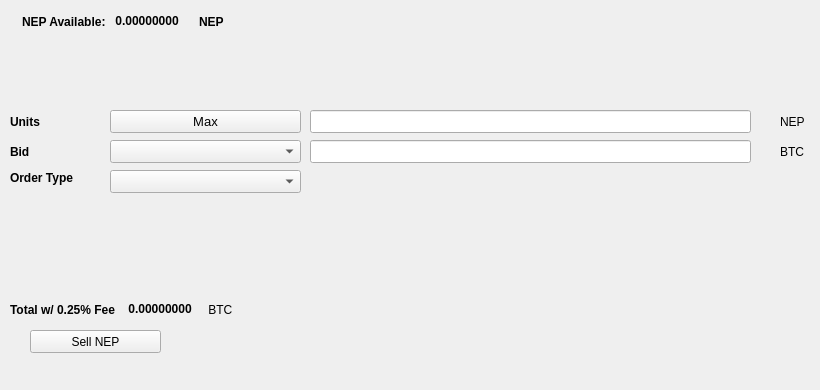
   <widget class="QWidget" name="SellTab">
    <attribute name="title">
     <string>Sell</string>
    </attribute>
    <widget class="QLabel" name="label_16">
     <property name="geometry">
      <rect>
       <x>780</x>
       <y>140</y>
       <width>31</width>
       <height>23</height>
      </rect>
     </property>
     <property name="text">
      <string>BTC</string>
     </property>
    </widget>
    <widget class="QComboBox" name="SellBidcomboBox">
     <property name="geometry">
      <rect>
       <x>110</x>
       <y>140</y>
       <width>191</width>
       <height>23</height>
      </rect>
     </property>
     <property name="font">
      <font>
       <pointsize>10</pointsize>
      </font>
     </property>
    </widget>
    <widget class="QLabel" name="label_18">
     <property name="geometry">
      <rect>
       <x>10</x>
       <y>110</y>
       <width>46</width>
       <height>23</height>
      </rect>
     </property>
     <property name="font">
      <font>
       <weight>75</weight>
       <bold>true</bold>
      </font>
     </property>
     <property name="text">
      <string>Units</string>
     </property>
    </widget>
    <widget class="QPushButton" name="Sell_Max_Amount">
     <property name="geometry">
      <rect>
       <x>110</x>
       <y>110</y>
       <width>191</width>
       <height>23</height>
      </rect>
     </property>
     <property name="font">
      <font>
       <pointsize>10</pointsize>
      </font>
     </property>
     <property name="text">
      <string>Max</string>
     </property>
    </widget>
    <widget class="QLabel" name="label_20">
     <property name="geometry">
      <rect>
       <x>10</x>
       <y>170</y>
       <width>91</width>
       <height>16</height>
      </rect>
     </property>
     <property name="font">
      <font>
       <weight>75</weight>
       <bold>true</bold>
      </font>
     </property>
     <property name="text">
      <string>Order Type</string>
     </property>
    </widget>
    <widget class="QComboBox" name="SellOrdertypeCombo">
     <property name="geometry">
      <rect>
       <x>110</x>
       <y>170</y>
       <width>191</width>
       <height>23</height>
      </rect>
     </property>
     <property name="font">
      <font>
       <pointsize>10</pointsize>
      </font>
     </property>
    </widget>
    <widget class="QLabel" name="label_21">
     <property name="geometry">
      <rect>
       <x>10</x>
       <y>140</y>
       <width>46</width>
       <height>23</height>
      </rect>
     </property>
     <property name="font">
      <font>
       <weight>75</weight>
       <bold>true</bold>
      </font>
     </property>
     <property name="text">
      <string>Bid</string>
     </property>
    </widget>
    <widget class="QLabel" name="label_22">
     <property name="geometry">
      <rect>
       <x>780</x>
       <y>110</y>
       <width>31</width>
       <height>23</height>
      </rect>
     </property>
     <property name="text">
      <string>NEP</string>
     </property>
    </widget>
    <widget class="QLineEdit" name="UnitsInputNEP">
     <property name="geometry">
      <rect>
       <x>310</x>
       <y>110</y>
       <width>441</width>
       <height>23</height>
      </rect>
     </property>
     <property name="font">
      <font>
       <pointsize>9</pointsize>
       <weight>75</weight>
       <bold>true</bold>
      </font>
     </property>
    </widget>
    <widget class="QLineEdit" name="SellBidPriceEdit">
     <property name="geometry">
      <rect>
       <x>310</x>
       <y>140</y>
       <width>441</width>
       <height>23</height>
      </rect>
     </property>
     <property name="font">
      <font>
       <pointsize>9</pointsize>
       <weight>75</weight>
       <bold>true</bold>
      </font>
     </property>
    </widget>
    <widget class="QPushButton" name="SellNEPBTN">
     <property name="geometry">
      <rect>
       <x>30</x>
       <y>330</y>
       <width>131</width>
       <height>23</height>
      </rect>
     </property>
     <property name="text">
      <string>Sell NEP</string>
     </property>
     <property name="icon">
      <iconset resource="../Nepton">
       <normaloff>:/icons/bitcoin</normaloff>:/icons/bitcoin</iconset>
     </property>
    </widget>
    <widget class="QWidget" name="layoutWidget3">
     <property name="geometry">
      <rect>
       <x>22</x>
       <y>12</y>
       <width>258</width>
       <height>19</height>
      </rect>
     </property>
     <layout class="QHBoxLayout" name="horizontalLayout">
      <item>
       <widget class="QLabel" name="label232_2">
        <property name="font">
         <font>
          <weight>75</weight>
          <bold>true</bold>
         </font>
        </property>
        <property name="text">
         <string>NEP Available:</string>
        </property>
       </widget>
      </item>
      <item>
       <widget class="QLabel" name="NEPAvailableLabel">
        <property name="palette">
         <palette>
          <active>
           <colorrole role="WindowText">
            <brush brushstyle="SolidPattern">
             <color alpha="255">
              <red>0</red>
              <green>0</green>
              <blue>0</blue>
             </color>
            </brush>
           </colorrole>
           <colorrole role="Button">
            <brush brushstyle="SolidPattern">
             <color alpha="255">
              <red>0</red>
              <green>170</green>
              <blue>0</blue>
             </color>
            </brush>
           </colorrole>
           <colorrole role="Light">
            <brush brushstyle="SolidPattern">
             <color alpha="255">
              <red>0</red>
              <green>255</green>
              <blue>0</blue>
             </color>
            </brush>
           </colorrole>
           <colorrole role="Midlight">
            <brush brushstyle="SolidPattern">
             <color alpha="255">
              <red>0</red>
              <green>212</green>
              <blue>0</blue>
             </color>
            </brush>
           </colorrole>
           <colorrole role="Dark">
            <brush brushstyle="SolidPattern">
             <color alpha="255">
              <red>0</red>
              <green>85</green>
              <blue>0</blue>
             </color>
            </brush>
           </colorrole>
           <colorrole role="Mid">
            <brush brushstyle="SolidPattern">
             <color alpha="255">
              <red>0</red>
              <green>113</green>
              <blue>0</blue>
             </color>
            </brush>
           </colorrole>
           <colorrole role="Text">
            <brush brushstyle="SolidPattern">
             <color alpha="255">
              <red>0</red>
              <green>170</green>
              <blue>0</blue>
             </color>
            </brush>
           </colorrole>
           <colorrole role="BrightText">
            <brush brushstyle="SolidPattern">
             <color alpha="255">
              <red>255</red>
              <green>255</green>
              <blue>255</blue>
             </color>
            </brush>
           </colorrole>
           <colorrole role="ButtonText">
            <brush brushstyle="SolidPattern">
             <color alpha="255">
              <red>0</red>
              <green>0</green>
              <blue>0</blue>
             </color>
            </brush>
           </colorrole>
           <colorrole role="Base">
            <brush brushstyle="SolidPattern">
             <color alpha="255">
              <red>255</red>
              <green>255</green>
              <blue>255</blue>
             </color>
            </brush>
           </colorrole>
           <colorrole role="Window">
            <brush brushstyle="SolidPattern">
             <color alpha="255">
              <red>0</red>
              <green>170</green>
              <blue>0</blue>
             </color>
            </brush>
           </colorrole>
           <colorrole role="Shadow">
            <brush brushstyle="SolidPattern">
             <color alpha="255">
              <red>0</red>
              <green>0</green>
              <blue>0</blue>
             </color>
            </brush>
           </colorrole>
           <colorrole role="AlternateBase">
            <brush brushstyle="SolidPattern">
             <color alpha="255">
              <red>127</red>
              <green>212</green>
              <blue>127</blue>
             </color>
            </brush>
           </colorrole>
           <colorrole role="ToolTipBase">
            <brush brushstyle="SolidPattern">
             <color alpha="255">
              <red>255</red>
              <green>255</green>
              <blue>220</blue>
             </color>
            </brush>
           </colorrole>
           <colorrole role="ToolTipText">
            <brush brushstyle="SolidPattern">
             <color alpha="255">
              <red>0</red>
              <green>0</green>
              <blue>0</blue>
             </color>
            </brush>
           </colorrole>
          </active>
          <inactive>
           <colorrole role="WindowText">
            <brush brushstyle="SolidPattern">
             <color alpha="255">
              <red>0</red>
              <green>0</green>
              <blue>0</blue>
             </color>
            </brush>
           </colorrole>
           <colorrole role="Button">
            <brush brushstyle="SolidPattern">
             <color alpha="255">
              <red>0</red>
              <green>170</green>
              <blue>0</blue>
             </color>
            </brush>
           </colorrole>
           <colorrole role="Light">
            <brush brushstyle="SolidPattern">
             <color alpha="255">
              <red>0</red>
              <green>255</green>
              <blue>0</blue>
             </color>
            </brush>
           </colorrole>
           <colorrole role="Midlight">
            <brush brushstyle="SolidPattern">
             <color alpha="255">
              <red>0</red>
              <green>212</green>
              <blue>0</blue>
             </color>
            </brush>
           </colorrole>
           <colorrole role="Dark">
            <brush brushstyle="SolidPattern">
             <color alpha="255">
              <red>0</red>
              <green>85</green>
              <blue>0</blue>
             </color>
            </brush>
           </colorrole>
           <colorrole role="Mid">
            <brush brushstyle="SolidPattern">
             <color alpha="255">
              <red>0</red>
              <green>113</green>
              <blue>0</blue>
             </color>
            </brush>
           </colorrole>
           <colorrole role="Text">
            <brush brushstyle="SolidPattern">
             <color alpha="255">
              <red>0</red>
              <green>170</green>
              <blue>0</blue>
             </color>
            </brush>
           </colorrole>
           <colorrole role="BrightText">
            <brush brushstyle="SolidPattern">
             <color alpha="255">
              <red>255</red>
              <green>255</green>
              <blue>255</blue>
             </color>
            </brush>
           </colorrole>
           <colorrole role="ButtonText">
            <brush brushstyle="SolidPattern">
             <color alpha="255">
              <red>0</red>
              <green>0</green>
              <blue>0</blue>
             </color>
            </brush>
           </colorrole>
           <colorrole role="Base">
            <brush brushstyle="SolidPattern">
             <color alpha="255">
              <red>255</red>
              <green>255</green>
              <blue>255</blue>
             </color>
            </brush>
           </colorrole>
           <colorrole role="Window">
            <brush brushstyle="SolidPattern">
             <color alpha="255">
              <red>0</red>
              <green>170</green>
              <blue>0</blue>
             </color>
            </brush>
           </colorrole>
           <colorrole role="Shadow">
            <brush brushstyle="SolidPattern">
             <color alpha="255">
              <red>0</red>
              <green>0</green>
              <blue>0</blue>
             </color>
            </brush>
           </colorrole>
           <colorrole role="AlternateBase">
            <brush brushstyle="SolidPattern">
             <color alpha="255">
              <red>127</red>
              <green>212</green>
              <blue>127</blue>
             </color>
            </brush>
           </colorrole>
           <colorrole role="ToolTipBase">
            <brush brushstyle="SolidPattern">
             <color alpha="255">
              <red>255</red>
              <green>255</green>
              <blue>220</blue>
             </color>
            </brush>
           </colorrole>
           <colorrole role="ToolTipText">
            <brush brushstyle="SolidPattern">
             <color alpha="255">
              <red>0</red>
              <green>0</green>
              <blue>0</blue>
             </color>
            </brush>
           </colorrole>
          </inactive>
          <disabled>
           <colorrole role="WindowText">
            <brush brushstyle="SolidPattern">
             <color alpha="255">
              <red>0</red>
              <green>85</green>
              <blue>0</blue>
             </color>
            </brush>
           </colorrole>
           <colorrole role="Button">
            <brush brushstyle="SolidPattern">
             <color alpha="255">
              <red>0</red>
              <green>170</green>
              <blue>0</blue>
             </color>
            </brush>
           </colorrole>
           <colorrole role="Light">
            <brush brushstyle="SolidPattern">
             <color alpha="255">
              <red>0</red>
              <green>255</green>
              <blue>0</blue>
             </color>
            </brush>
           </colorrole>
           <colorrole role="Midlight">
            <brush brushstyle="SolidPattern">
             <color alpha="255">
              <red>0</red>
              <green>212</green>
              <blue>0</blue>
             </color>
            </brush>
           </colorrole>
           <colorrole role="Dark">
            <brush brushstyle="SolidPattern">
             <color alpha="255">
              <red>0</red>
              <green>85</green>
              <blue>0</blue>
             </color>
            </brush>
           </colorrole>
           <colorrole role="Mid">
            <brush brushstyle="SolidPattern">
             <color alpha="255">
              <red>0</red>
              <green>113</green>
              <blue>0</blue>
             </color>
            </brush>
           </colorrole>
           <colorrole role="Text">
            <brush brushstyle="SolidPattern">
             <color alpha="255">
              <red>0</red>
              <green>85</green>
              <blue>0</blue>
             </color>
            </brush>
           </colorrole>
           <colorrole role="BrightText">
            <brush brushstyle="SolidPattern">
             <color alpha="255">
              <red>255</red>
              <green>255</green>
              <blue>255</blue>
             </color>
            </brush>
           </colorrole>
           <colorrole role="ButtonText">
            <brush brushstyle="SolidPattern">
             <color alpha="255">
              <red>0</red>
              <green>85</green>
              <blue>0</blue>
             </color>
            </brush>
           </colorrole>
           <colorrole role="Base">
            <brush brushstyle="SolidPattern">
             <color alpha="255">
              <red>0</red>
              <green>170</green>
              <blue>0</blue>
             </color>
            </brush>
           </colorrole>
           <colorrole role="Window">
            <brush brushstyle="SolidPattern">
             <color alpha="255">
              <red>0</red>
              <green>170</green>
              <blue>0</blue>
             </color>
            </brush>
           </colorrole>
           <colorrole role="Shadow">
            <brush brushstyle="SolidPattern">
             <color alpha="255">
              <red>0</red>
              <green>0</green>
              <blue>0</blue>
             </color>
            </brush>
           </colorrole>
           <colorrole role="AlternateBase">
            <brush brushstyle="SolidPattern">
             <color alpha="255">
              <red>0</red>
              <green>170</green>
              <blue>0</blue>
             </color>
            </brush>
           </colorrole>
           <colorrole role="ToolTipBase">
            <brush brushstyle="SolidPattern">
             <color alpha="255">
              <red>255</red>
              <green>255</green>
              <blue>220</blue>
             </color>
            </brush>
           </colorrole>
           <colorrole role="ToolTipText">
            <brush brushstyle="SolidPattern">
             <color alpha="255">
              <red>0</red>
              <green>0</green>
              <blue>0</blue>
             </color>
            </brush>
           </colorrole>
          </disabled>
         </palette>
        </property>
        <property name="font">
         <font>
          <weight>75</weight>
          <bold>true</bold>
         </font>
        </property>
        <property name="text">
         <string> 0.00000000 </string>
        </property>
        <property name="textInteractionFlags">
         <set>Qt::LinksAccessibleByMouse|Qt::TextSelectableByKeyboard|Qt::TextSelectableByMouse</set>
        </property>
       </widget>
      </item>
      <item>
       <widget class="QLabel" name="labelNEP">
        <property name="font">
         <font>
          <weight>75</weight>
          <bold>true</bold>
         </font>
        </property>
        <property name="text">
         <string>NEP</string>
        </property>
       </widget>
      </item>
     </layout>
    </widget>
    <widget class="QWidget" name="layoutWidget">
     <property name="geometry">
      <rect>
       <x>10</x>
       <y>300</y>
       <width>268</width>
       <height>19</height>
      </rect>
     </property>
     <layout class="QHBoxLayout" name="horizontalLayout_2">
      <item>
       <widget class="QLabel" name="label_19">
        <property name="font">
         <font>
          <weight>75</weight>
          <bold>true</bold>
         </font>
        </property>
        <property name="text">
         <string>Total w/ 0.25% Fee </string>
        </property>
       </widget>
      </item>
      <item>
       <widget class="QLabel" name="SellCostLabel">
        <property name="palette">
         <palette>
          <active>
           <colorrole role="WindowText">
            <brush brushstyle="SolidPattern">
             <color alpha="255">
              <red>0</red>
              <green>0</green>
              <blue>0</blue>
             </color>
            </brush>
           </colorrole>
           <colorrole role="Button">
            <brush brushstyle="SolidPattern">
             <color alpha="255">
              <red>0</red>
              <green>170</green>
              <blue>0</blue>
             </color>
            </brush>
           </colorrole>
           <colorrole role="Light">
            <brush brushstyle="SolidPattern">
             <color alpha="255">
              <red>0</red>
              <green>255</green>
              <blue>0</blue>
             </color>
            </brush>
           </colorrole>
           <colorrole role="Midlight">
            <brush brushstyle="SolidPattern">
             <color alpha="255">
              <red>0</red>
              <green>212</green>
              <blue>0</blue>
             </color>
            </brush>
           </colorrole>
           <colorrole role="Dark">
            <brush brushstyle="SolidPattern">
             <color alpha="255">
              <red>0</red>
              <green>85</green>
              <blue>0</blue>
             </color>
            </brush>
           </colorrole>
           <colorrole role="Mid">
            <brush brushstyle="SolidPattern">
             <color alpha="255">
              <red>0</red>
              <green>113</green>
              <blue>0</blue>
             </color>
            </brush>
           </colorrole>
           <colorrole role="Text">
            <brush brushstyle="SolidPattern">
             <color alpha="255">
              <red>0</red>
              <green>170</green>
              <blue>0</blue>
             </color>
            </brush>
           </colorrole>
           <colorrole role="BrightText">
            <brush brushstyle="SolidPattern">
             <color alpha="255">
              <red>255</red>
              <green>255</green>
              <blue>255</blue>
             </color>
            </brush>
           </colorrole>
           <colorrole role="ButtonText">
            <brush brushstyle="SolidPattern">
             <color alpha="255">
              <red>0</red>
              <green>0</green>
              <blue>0</blue>
             </color>
            </brush>
           </colorrole>
           <colorrole role="Base">
            <brush brushstyle="SolidPattern">
             <color alpha="255">
              <red>255</red>
              <green>255</green>
              <blue>255</blue>
             </color>
            </brush>
           </colorrole>
           <colorrole role="Window">
            <brush brushstyle="SolidPattern">
             <color alpha="255">
              <red>0</red>
              <green>170</green>
              <blue>0</blue>
             </color>
            </brush>
           </colorrole>
           <colorrole role="Shadow">
            <brush brushstyle="SolidPattern">
             <color alpha="255">
              <red>0</red>
              <green>0</green>
              <blue>0</blue>
             </color>
            </brush>
           </colorrole>
           <colorrole role="AlternateBase">
            <brush brushstyle="SolidPattern">
             <color alpha="255">
              <red>127</red>
              <green>212</green>
              <blue>127</blue>
             </color>
            </brush>
           </colorrole>
           <colorrole role="ToolTipBase">
            <brush brushstyle="SolidPattern">
             <color alpha="255">
              <red>255</red>
              <green>255</green>
              <blue>220</blue>
             </color>
            </brush>
           </colorrole>
           <colorrole role="ToolTipText">
            <brush brushstyle="SolidPattern">
             <color alpha="255">
              <red>0</red>
              <green>0</green>
              <blue>0</blue>
             </color>
            </brush>
           </colorrole>
          </active>
          <inactive>
           <colorrole role="WindowText">
            <brush brushstyle="SolidPattern">
             <color alpha="255">
              <red>0</red>
              <green>0</green>
              <blue>0</blue>
             </color>
            </brush>
           </colorrole>
           <colorrole role="Button">
            <brush brushstyle="SolidPattern">
             <color alpha="255">
              <red>0</red>
              <green>170</green>
              <blue>0</blue>
             </color>
            </brush>
           </colorrole>
           <colorrole role="Light">
            <brush brushstyle="SolidPattern">
             <color alpha="255">
              <red>0</red>
              <green>255</green>
              <blue>0</blue>
             </color>
            </brush>
           </colorrole>
           <colorrole role="Midlight">
            <brush brushstyle="SolidPattern">
             <color alpha="255">
              <red>0</red>
              <green>212</green>
              <blue>0</blue>
             </color>
            </brush>
           </colorrole>
           <colorrole role="Dark">
            <brush brushstyle="SolidPattern">
             <color alpha="255">
              <red>0</red>
              <green>85</green>
              <blue>0</blue>
             </color>
            </brush>
           </colorrole>
           <colorrole role="Mid">
            <brush brushstyle="SolidPattern">
             <color alpha="255">
              <red>0</red>
              <green>113</green>
              <blue>0</blue>
             </color>
            </brush>
           </colorrole>
           <colorrole role="Text">
            <brush brushstyle="SolidPattern">
             <color alpha="255">
              <red>0</red>
              <green>170</green>
              <blue>0</blue>
             </color>
            </brush>
           </colorrole>
           <colorrole role="BrightText">
            <brush brushstyle="SolidPattern">
             <color alpha="255">
              <red>255</red>
              <green>255</green>
              <blue>255</blue>
             </color>
            </brush>
           </colorrole>
           <colorrole role="ButtonText">
            <brush brushstyle="SolidPattern">
             <color alpha="255">
              <red>0</red>
              <green>0</green>
              <blue>0</blue>
             </color>
            </brush>
           </colorrole>
           <colorrole role="Base">
            <brush brushstyle="SolidPattern">
             <color alpha="255">
              <red>255</red>
              <green>255</green>
              <blue>255</blue>
             </color>
            </brush>
           </colorrole>
           <colorrole role="Window">
            <brush brushstyle="SolidPattern">
             <color alpha="255">
              <red>0</red>
              <green>170</green>
              <blue>0</blue>
             </color>
            </brush>
           </colorrole>
           <colorrole role="Shadow">
            <brush brushstyle="SolidPattern">
             <color alpha="255">
              <red>0</red>
              <green>0</green>
              <blue>0</blue>
             </color>
            </brush>
           </colorrole>
           <colorrole role="AlternateBase">
            <brush brushstyle="SolidPattern">
             <color alpha="255">
              <red>127</red>
              <green>212</green>
              <blue>127</blue>
             </color>
            </brush>
           </colorrole>
           <colorrole role="ToolTipBase">
            <brush brushstyle="SolidPattern">
             <color alpha="255">
              <red>255</red>
              <green>255</green>
              <blue>220</blue>
             </color>
            </brush>
           </colorrole>
           <colorrole role="ToolTipText">
            <brush brushstyle="SolidPattern">
             <color alpha="255">
              <red>0</red>
              <green>0</green>
              <blue>0</blue>
             </color>
            </brush>
           </colorrole>
          </inactive>
          <disabled>
           <colorrole role="WindowText">
            <brush brushstyle="SolidPattern">
             <color alpha="255">
              <red>0</red>
              <green>85</green>
              <blue>0</blue>
             </color>
            </brush>
           </colorrole>
           <colorrole role="Button">
            <brush brushstyle="SolidPattern">
             <color alpha="255">
              <red>0</red>
              <green>170</green>
              <blue>0</blue>
             </color>
            </brush>
           </colorrole>
           <colorrole role="Light">
            <brush brushstyle="SolidPattern">
             <color alpha="255">
              <red>0</red>
              <green>255</green>
              <blue>0</blue>
             </color>
            </brush>
           </colorrole>
           <colorrole role="Midlight">
            <brush brushstyle="SolidPattern">
             <color alpha="255">
              <red>0</red>
              <green>212</green>
              <blue>0</blue>
             </color>
            </brush>
           </colorrole>
           <colorrole role="Dark">
            <brush brushstyle="SolidPattern">
             <color alpha="255">
              <red>0</red>
              <green>85</green>
              <blue>0</blue>
             </color>
            </brush>
           </colorrole>
           <colorrole role="Mid">
            <brush brushstyle="SolidPattern">
             <color alpha="255">
              <red>0</red>
              <green>113</green>
              <blue>0</blue>
             </color>
            </brush>
           </colorrole>
           <colorrole role="Text">
            <brush brushstyle="SolidPattern">
             <color alpha="255">
              <red>0</red>
              <green>85</green>
              <blue>0</blue>
             </color>
            </brush>
           </colorrole>
           <colorrole role="BrightText">
            <brush brushstyle="SolidPattern">
             <color alpha="255">
              <red>255</red>
              <green>255</green>
              <blue>255</blue>
             </color>
            </brush>
           </colorrole>
           <colorrole role="ButtonText">
            <brush brushstyle="SolidPattern">
             <color alpha="255">
              <red>0</red>
              <green>85</green>
              <blue>0</blue>
             </color>
            </brush>
           </colorrole>
           <colorrole role="Base">
            <brush brushstyle="SolidPattern">
             <color alpha="255">
              <red>0</red>
              <green>170</green>
              <blue>0</blue>
             </color>
            </brush>
           </colorrole>
           <colorrole role="Window">
            <brush brushstyle="SolidPattern">
             <color alpha="255">
              <red>0</red>
              <green>170</green>
              <blue>0</blue>
             </color>
            </brush>
           </colorrole>
           <colorrole role="Shadow">
            <brush brushstyle="SolidPattern">
             <color alpha="255">
              <red>0</red>
              <green>0</green>
              <blue>0</blue>
             </color>
            </brush>
           </colorrole>
           <colorrole role="AlternateBase">
            <brush brushstyle="SolidPattern">
             <color alpha="255">
              <red>0</red>
              <green>170</green>
              <blue>0</blue>
             </color>
            </brush>
           </colorrole>
           <colorrole role="ToolTipBase">
            <brush brushstyle="SolidPattern">
             <color alpha="255">
              <red>255</red>
              <green>255</green>
              <blue>220</blue>
             </color>
            </brush>
           </colorrole>
           <colorrole role="ToolTipText">
            <brush brushstyle="SolidPattern">
             <color alpha="255">
              <red>0</red>
              <green>0</green>
              <blue>0</blue>
             </color>
            </brush>
           </colorrole>
          </disabled>
         </palette>
        </property>
        <property name="font">
         <font>
          <weight>75</weight>
          <bold>true</bold>
         </font>
        </property>
        <property name="autoFillBackground">
         <bool>false</bool>
        </property>
        <property name="text">
         <string> 0.00000000</string>
        </property>
        <property name="textInteractionFlags">
         <set>Qt::LinksAccessibleByMouse|Qt::TextSelectableByMouse</set>
        </property>
       </widget>
      </item>
      <item>
       <widget class="QLabel" name="label_17">
        <property name="font">
         <font>
          <weight>50</weight>
          <bold>false</bold>
         </font>
        </property>
        <property name="text">
         <string> BTC</string>
        </property>
       </widget>
      </item>
     </layout>
    </widget>
    <widget class="QLabel" name="label_23">
     <property name="geometry">
      <rect>
       <x>460</x>
       <y>300</y>
       <width>281</width>
       <height>81</height>
      </rect>
     </property>
     <property name="text">
      <string/>
     </property>
     <property name="pixmap">
      <pixmap>:/images/bittrex</pixmap>
     </property>
    </widget>
   </widget>
